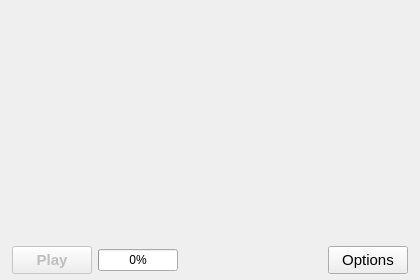
<?xml version="1.0" encoding="UTF-8"?>
<ui version="4.0">
 <class>MainWindow</class>
 <widget class="QMainWindow" name="MainWindow">
  <property name="geometry">
   <rect>
    <x>0</x>
    <y>0</y>
    <width>420</width>
    <height>280</height>
   </rect>
  </property>
  <property name="sizePolicy">
   <sizepolicy hsizetype="Fixed" vsizetype="Fixed">
    <horstretch>0</horstretch>
    <verstretch>0</verstretch>
   </sizepolicy>
  </property>
  <property name="minimumSize">
   <size>
    <width>420</width>
    <height>280</height>
   </size>
  </property>
  <property name="maximumSize">
   <size>
    <width>420</width>
    <height>280</height>
   </size>
  </property>
  <property name="windowTitle">
   <string>OpenRCT2 Launcher</string>
  </property>
  <widget class="QWidget" name="centralWidget">
   <layout class="QVBoxLayout" name="verticalLayout">
    <property name="spacing">
     <number>0</number>
    </property>
    <property name="leftMargin">
     <number>0</number>
    </property>
    <property name="topMargin">
     <number>0</number>
    </property>
    <property name="rightMargin">
     <number>0</number>
    </property>
    <property name="bottomMargin">
     <number>0</number>
    </property>
    <item>
     <widget class="QLabel" name="splash">
      <property name="pixmap">
       <pixmap resource="resources.qrc">:/splash.png</pixmap>
      </property>
      <property name="scaledContents">
       <bool>true</bool>
      </property>
      <property name="alignment">
       <set>Qt::AlignBottom|Qt::AlignHCenter</set>
      </property>
     </widget>
    </item>
    <item>
     <widget class="QFrame" name="buttonRow">
      <property name="sizePolicy">
       <sizepolicy hsizetype="Preferred" vsizetype="Fixed">
        <horstretch>0</horstretch>
        <verstretch>0</verstretch>
       </sizepolicy>
      </property>
      <property name="minimumSize">
       <size>
        <width>0</width>
        <height>40</height>
       </size>
      </property>
      <layout class="QHBoxLayout" name="horizontalLayout">
       <property name="leftMargin">
        <number>12</number>
       </property>
       <property name="topMargin">
        <number>6</number>
       </property>
       <property name="rightMargin">
        <number>12</number>
       </property>
       <property name="bottomMargin">
        <number>6</number>
       </property>
       <item>
        <widget class="QPushButton" name="launchButton">
         <property name="enabled">
          <bool>false</bool>
         </property>
         <property name="sizePolicy">
          <sizepolicy hsizetype="Minimum" vsizetype="Minimum">
           <horstretch>0</horstretch>
           <verstretch>0</verstretch>
          </sizepolicy>
         </property>
         <property name="font">
          <font>
           <pointsize>11</pointsize>
           <weight>75</weight>
           <italic>false</italic>
           <bold>true</bold>
           <underline>false</underline>
           <strikeout>false</strikeout>
          </font>
         </property>
         <property name="text">
          <string>Play</string>
         </property>
         <property name="default">
          <bool>true</bool>
         </property>
        </widget>
       </item>
       <item>
        <widget class="QProgressBar" name="progressBar">
         <property name="minimumSize">
          <size>
           <width>40</width>
           <height>0</height>
          </size>
         </property>
         <property name="maximumSize">
          <size>
           <width>80</width>
           <height>16777215</height>
          </size>
         </property>
         <property name="value">
          <number>0</number>
         </property>
        </widget>
       </item>
       <item>
        <widget class="QLabel" name="errorLabel">
         <property name="enabled">
          <bool>true</bool>
         </property>
         <property name="styleSheet">
          <string notr="true">color: rgb(255, 0, 0);</string>
         </property>
        </widget>
       </item>
       <item>
        <spacer name="horizontalSpacer">
         <property name="orientation">
          <enum>Qt::Horizontal</enum>
         </property>
         <property name="sizeHint" stdset="0">
          <size>
           <width>40</width>
           <height>20</height>
          </size>
         </property>
        </spacer>
       </item>
       <item>
        <widget class="QPushButton" name="optionsButton">
         <property name="sizePolicy">
          <sizepolicy hsizetype="Minimum" vsizetype="Minimum">
           <horstretch>0</horstretch>
           <verstretch>0</verstretch>
          </sizepolicy>
         </property>
         <property name="font">
          <font>
           <pointsize>11</pointsize>
          </font>
         </property>
         <property name="text">
          <string>Options</string>
         </property>
         <property name="flat">
          <bool>false</bool>
         </property>
        </widget>
       </item>
      </layout>
     </widget>
    </item>
   </layout>
  </widget>
 </widget>
 <layoutdefault spacing="6" margin="11"/>
 <resources>
  <include location="resources.qrc"/>
 </resources>
 <connections/>
</ui>
